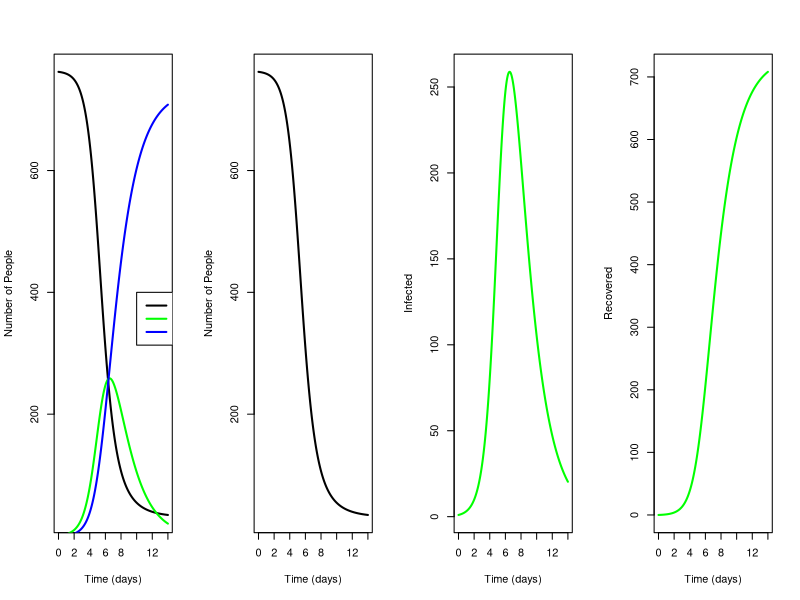

This chart was generated by the following R code:

# Simulation of fall of ball
# Introduction to Computational Science -- Shiflet & Shiflet 
# Module 4.1, example 1, p.115
# R solution by Stephen Davies, University of Mary Washington

# Set up our time increment and our vector (array) of x (time) values
deltaX = 0.01                   # s

# from, to, interval
t = seq(0,14,deltaX)             # s

# Constants
r = 0.00218                     # infection rate: people/day
a = 0.5                         # recovery rate: (infected people)/day

rT = deltaX * r                 # r at at a single time step
aT = deltaX * a                 # a at at a single time step

# Set up our stock variables and initial conditions
S = vector(length=length(t))     # susceptibles
I = vector(length=length(t))        # infecteds
R = vector(length=length(t))       # recovereds

S[1] = 762
I[1] = 1
R[1] = 0


# Loop a standard number of times, starting with i=2 since we've already
# set up the simulation's initial conditions at i=1.
for (i in 2:length(t)) {
    rSI = rT * S[i-1] * I[i-1]
    aI = aT * I[i-1]

    dS = 0 - rSI
    dI = rSI - aI
    dR = aI

    S[i] = S[i-1] + dS
    I[i] = I[i-1] + dI
    R[i] = R[i-1] + dR
}

# speed = abs(velocity)

par(mfrow=c(1,4))

plot(t, S, type="l", col="black", lwd=2, xlab='Time (days)', ylab='Number of People')#, xlab='Time', ylab='People')
lines(t, I, col="green", lwd=2)
lines(t, R, col="blue", lwd=2)
legend(10, 400, c("Susceptible", "Infected", "Recovered"), lty=c(1, 1), lwd=c(2,2), col=c("black", "green", "blue") )

plot(t, S, type="l", col="black", lwd=2, xlab='Time (days)', ylab='Number of People')#, xlab='Time', ylab='People')
plot(t, I, type="l", col="green", lwd=2, xlab='Time (days)', ylab='Infected')#, ann=FALSE, axes=FALSE,)
plot(t, R, type="l", col="green", lwd=2, xlab='Time (days)', ylab='Recovered')#, ann=FALSE, axes=FALSE,)
# par(new=TRUE)
# plot(t,R,type="l",col="blue",lwd=2, ann=FALSE, axes=FALSE,)
# points(t, I, pch="*", col= 'red')
